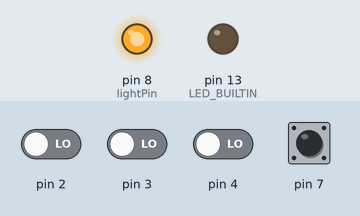
Recording of a sketch running on a simulated Arduino Uno, built with avr-gcc and run on an emulated ATmega328P. On the bench: output pins drawn as LEDs (lit = HIGH). The test bench sets the inputs (shaded band); at power-on: pin 7 HIGH, pin 2–4 LOW.

Above: at 1.3 s.
1.4 s: pin 2 driven HIGH
At 2.1 s:
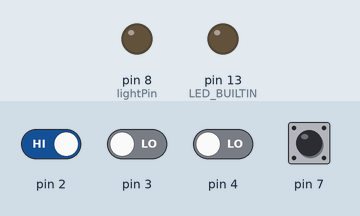
Timing chart, 0 to 4.4 s (numbered marks = the images above; inputs shaded):
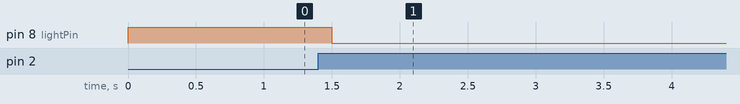

The sketch:

MotionLight.ino
```cpp
/* Setup Var */
int lightOnTimer = 300; // in seconds, light on time
int lightPin = 8; // pin held low when light is on

// System Var
int turnOn = 0; // hold current light on (1) or off (0)
int timer = 0; // counter when light is activated

void setup() {
  // turn off build in led
  pinMode(LED_BUILTIN, OUTPUT);
  digitalWrite(LED_BUILTIN, 0);

  // program running at 250 ms delay, so our timer must be multipy by 4 to get 1 second
  lightOnTimer *= 4;

  // PIR on pin 2 through 6
  pinMode(2, INPUT);
  pinMode(3, INPUT);
  pinMode(4, INPUT);
  pinMode(5, INPUT);
  pinMode(6, INPUT);

  // Physical Light Switch
  pinMode(7, INPUT_PULLUP);

  // Relay pin for light
  pinMode(lightPin, OUTPUT);
  digitalWrite(lightPin, 1);
}

void loop() {

  // timing for light on
  timer++;

  // use to detect any light on triggers, PIR or light switch
  int trigger = 0;

  // search for high input on pin 2 thourgh 7
  for (int i = 2; i < 5; i++) {
    if (digitalRead(i) == 1)
      trigger = 1;
  }

 //  light switch
  if (digitalRead(7) == 0)
    trigger = 1;

  // PIR trigger, turn light on, start counting timer from 0
  if (trigger == 1) {
    turnOn = 1;
    timer = 0;
    digitalWrite(lightPin, 0);
  }
  else if (timer > lightOnTimer && turnOn == 1) {
    turnOn = 0;
    digitalWrite(lightPin, 1);
  }

  delay(250);
}
```

Measured:
- after the input at 1.4 s, pin 8 (lightPin): HIGH → LOW after 0.10 s
